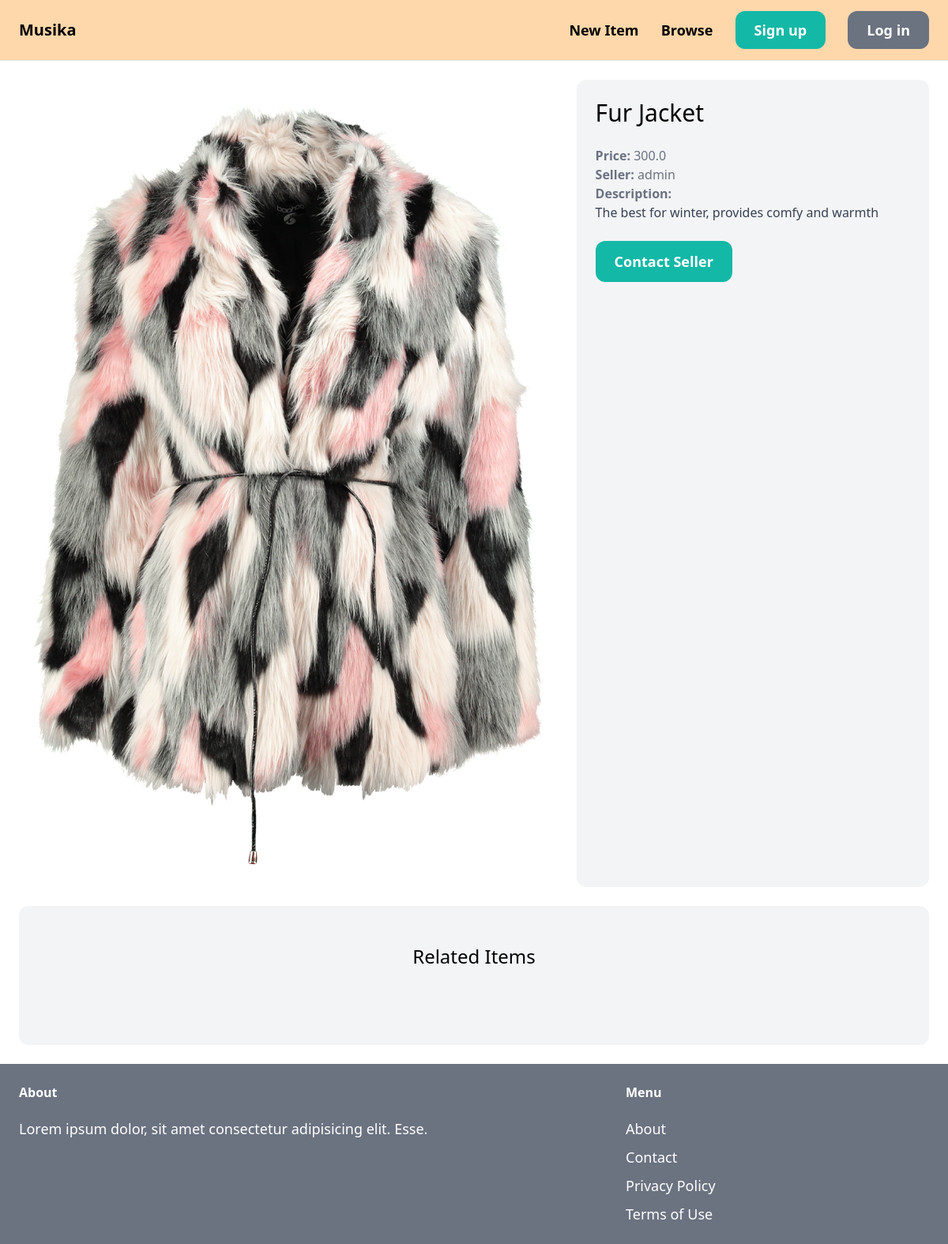
/items/6/, run on an earlier commit of the app's database.
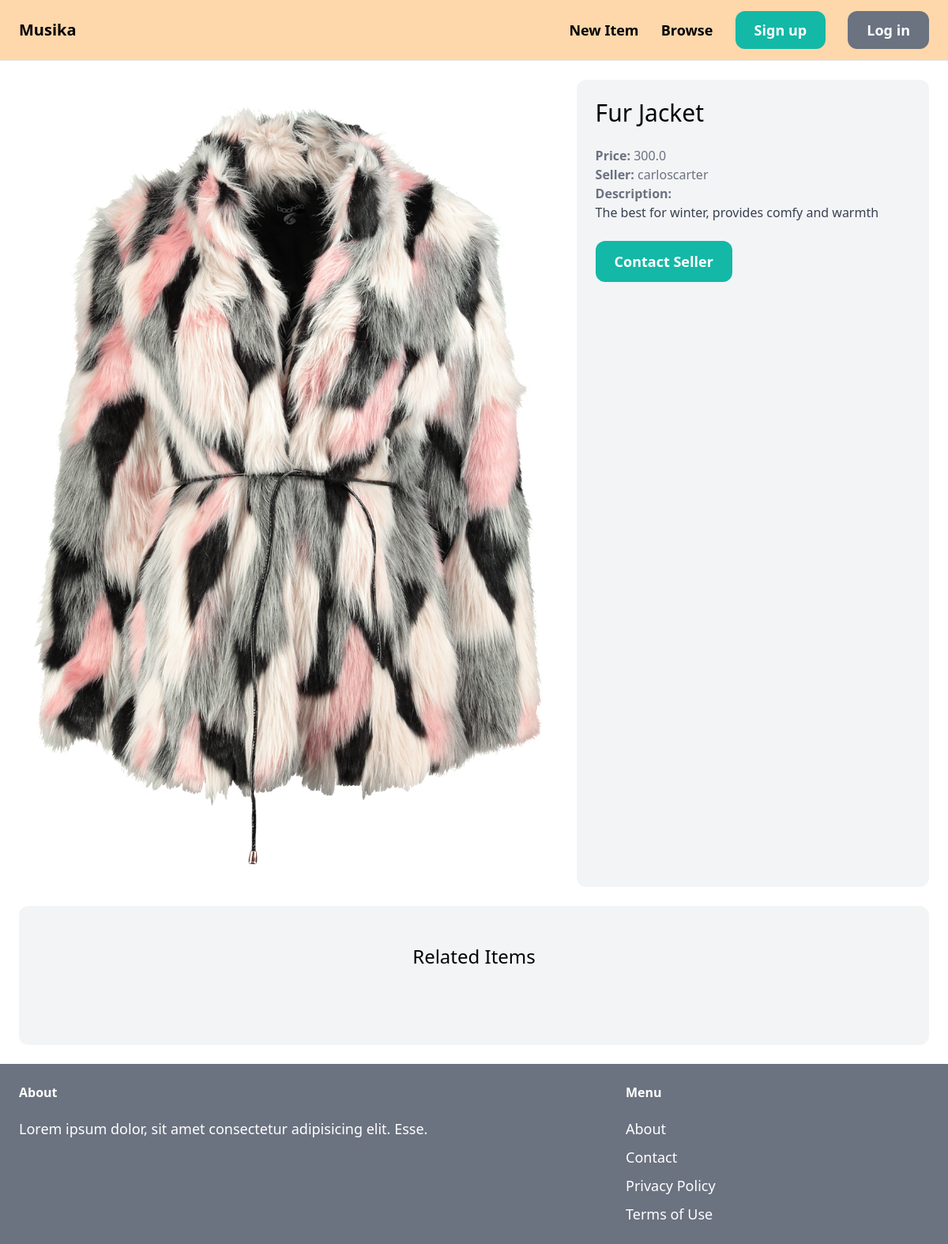
And on a later commit of the database.
### item/models.py (models this page shows, shortened)
class Item(models.Model):
    category = models.ForeignKey(Category, related_name='items', on_delete=models.CASCADE)
    name = models.CharField(max_length=255)
    description = models.TextField(blank=True, null=True)
    price = models.FloatField()
    image = models.ImageField(upload_to='items_images', blank=True, null=True)
    is_sold = models.BooleanField(default=False)
    created_by = models.ForeignKey(User, related_name='items', on_delete=models.CASCADE)
    created_at = models.DateField(auto_now_add=True)

### item/views.py (the view)
# urls.py: path('<int:pk>/', views.detail, name='detail'),
def detail(request, pk):
    item = get_object_or_404(Item, pk=pk)
    related_items = Item.objects.filter(category=item.category, is_sold=False).exclude(pk=pk)[0:3]
    return render(request, 'item/detail.html', {
        'item':item,
        'related_items':related_items
    })

### item/templates/item/detail.html (shortened to what this page needs)
{% extends 'core/base.html' %}
{%block content %}
<div class="grid grid-cols-5 gap-6">
  <div class="col-span-3">
    <img src="{{item.image.url}}" class="rounded-xl" alt="" />
  </div>
  <div class="col-span-2 p-6 bg-gray-100 rounded-xl">
    <h1 class="mb-6 text-3xl">{{item.name}}</h1>
    <p class="text-gray-500"><strong>Price: </strong>{{item.price}}</p>
    <p class="text-gray-500">
      <strong>Seller: </strong>{{item.created_by.username}}
    </p>
    {% if item.description %}
    <p class="text-gray-700">
      <strong class="text-gray-500">Description: </strong>
      <br />{{item.description}}
    </p>
    {% endif %}
    {% if request.user == item.created_by %}
    <div class="mt-6 p-6 bg-white rounded-xl">
      <p>This is your item!</p>
      <a href="{% url 'item:edit' item.id %}" class="inline-block mt-6 px-6 py-3 text-lg font-semibold bg-teal-500 text-white rounded-xl">Edit</a>
      <a href="{% url 'item:delete' item.id %}" class="inline-block mt-6 px-6 py-3 text-lg font-semibold bg-red-500 text-white rounded-xl">Delete</a>
    </div>
    {% else %}
    <a href="#" class="inline-block mt-6 px-6 py-3 text-lg font-semibold bg-teal-500 text-white rounded-xl hover:bg-teal-700">Contact Seller</a>
    {% endif %}
  </div>
</div>
<div class="mt-6 px-6 py-12 bg-gray-100 rounded-xl">
    <h2 class="mb-12 text-2xl text-center">Related Items</h2>
</div>
{% endblock %}

What changed in the data, as far as the page shows it:
changed Item "Fur Jacket": created_by.username "admin" → "carloscarter"
